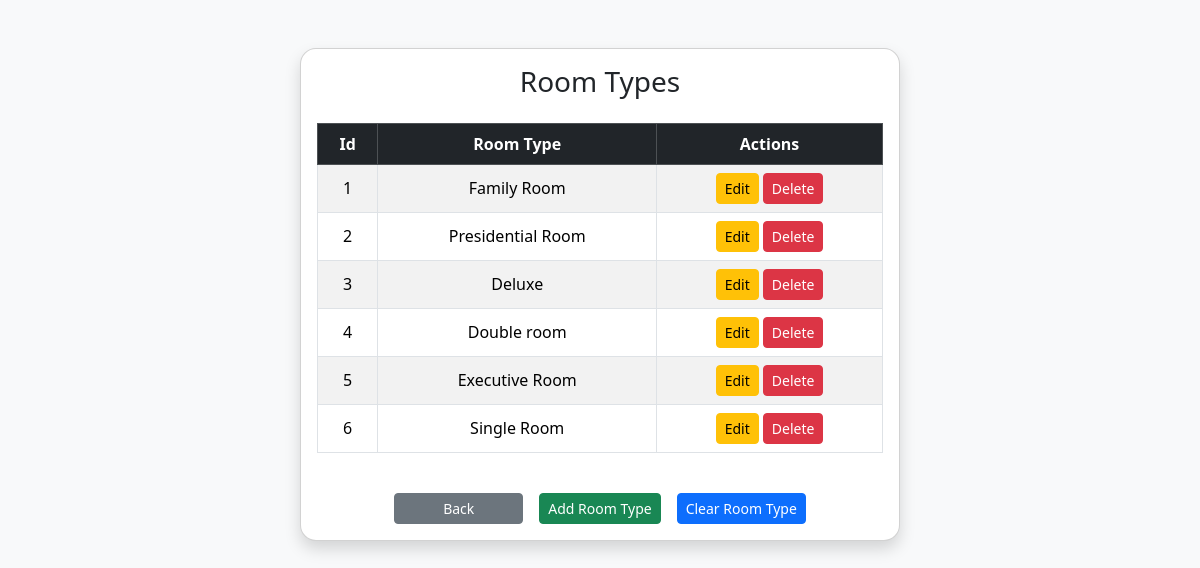
The app's page /room_types.php with its own data.
### tables this page shows
CREATE TABLE `room_types` (
  `id` int(11) NOT NULL,
  `room_type` varchar(255) NOT NULL
);

### room_types.php (the view, shortened to what this page needs)
<?php
$conn = connectDB();
$query = "SELECT * FROM room_types";
$result = mysqli_query($conn, $query);
$room_types = mysqli_fetch_all($result, MYSQLI_ASSOC);
?>
<!DOCTYPE html>
<html lang="en">
<head>
    <link href="https://cdn.jsdelivr.net/npm/bootstrap@5.3.6/dist/css/bootstrap.min.css" rel="stylesheet" />
</head>
<body class="bg-light">
    <div class="container py-5">
        <div class="card shadow rounded-4 mx-auto" style="max-width: 600px;">
            <div class="card-body">
                <h3 class="mb-4 text-center">Room Types</h3>
                <div class="table-responsive">
                    <table class="table table-bordered table-striped text-center align-middle">
                        <thead class="table-dark">
                            <tr>
                                <th>Id</th>
                                <th>Room Type</th>
                                <th>Actions</th>
                            </tr>
                        </thead>
                        <tbody>
                            <?php if (!empty($room_types)) : ?>
                                <?php foreach ($room_types as $index => $type): ?>
                                    <tr>
                                        <td><?= $index + 1 ?></td>
                                        <td><?= htmlspecialchars($type['room_type']) ?></td>
                                        <td>
                                            <a href="edit_room_type.php?id=<?= $type['id'] ?>" class="btn btn-sm btn-warning">Edit</a>
                                            <a href="delete_room_type.php?id=<?= $type['id'] ?>" class="btn btn-sm btn-danger" onclick="return confirm('Are you sure you want to delete this room type?')">Delete</a>
                                        </td>
                                    </tr>
                                <?php endforeach; ?>
                            <?php else : ?>
                                <tr>
                                    <td colspan="4">No room types found.</td>
                                </tr>
                            <?php endif; ?>
                        </tbody>
                    </table>
                </div>
                <div class="d-flex justify-content-center gap-3 mt-4">
                    <a class="btn btn-sm btn-secondary px-5" href="/index_records.php">Back</a>
                    <a href="add_room_type.php" class="btn btn-sm btn-success">Add Room Type</a>
                    <form method="POST">
                        <button type="button" class="btn btn-sm btn-primary" data-bs-toggle="modal" data-bs-target="#exampleModal">
                            Clear Room Type
                        </button>
                    </form>
                </div>
            </div>
        </div>
    </div>
</body>
</html>

### records on screen
room_types: room_type "Family Room"
room_types: room_type "Presidential Room"
room_types: room_type "Deluxe"
room_types: room_type "Double room"
room_types: room_type "Executive Room"
room_types: room_type "Single Room"
